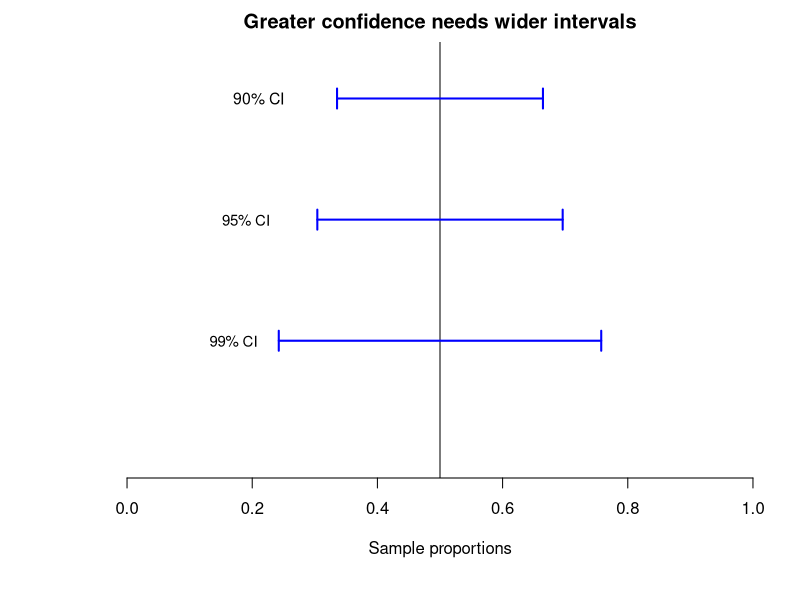

R code for this plot:
## ---- chunk 1
phat <- 0.5
n <- 25

sep <- sqrt( phat*(1 - phat) / n )
levels <- c(0.90, 0.95, 0.99, 0.997)
zs <- qnorm( 1 - (1 - levels) / 2)
mes <- sep * zs

par( mar = c(6, 5, 2, 1) + 0.1)
plot( x = c(0, 1),
      y = c(0, 1), 
      axes = FALSE, 
      xlab = "Sample proportions",
      ylab = "", 
      main = "Greater confidence needs wider intervals", 
      type = "n")
axis(side = 1)
abline(v = phat)


### abel the confidence level on the left
arrows(phat - mes[1], 0.9,    
       phat + mes[1], 0.9,    
       code = 3, 
       angle = 90, 
       length = 0.1,
       col = ifelse( knitr::is_latex_output(), "black", "blue"), 
       lwd = 2, 
       ylim = c(0, 0.35))
text(0.21, 0.9,
     "90% CI", 
     cex = 0.95)

arrows(phat - mes[2], 0.6, 
       phat + mes[2], 0.6, 
       code = 3,
       angle = 90,		
       length = 0.1,
       col = "blue", 
       lwd = 2,
       ylim = c(0, 0.35))
text(0.19, 0.6, 
     "95% CI", 
     cex = 0.9)

arrows(phat - mes[3], 0.3, 
       phat + mes[3], 0.3, 
       code = 3, 
       angle = 90, 
       length = 0.1,
       col = "blue", 
       lwd = 2, 
       ylim = c(0, 0.35))
text(0.17, 0.3,
     "99% CI", 
     cex = 0.9)
